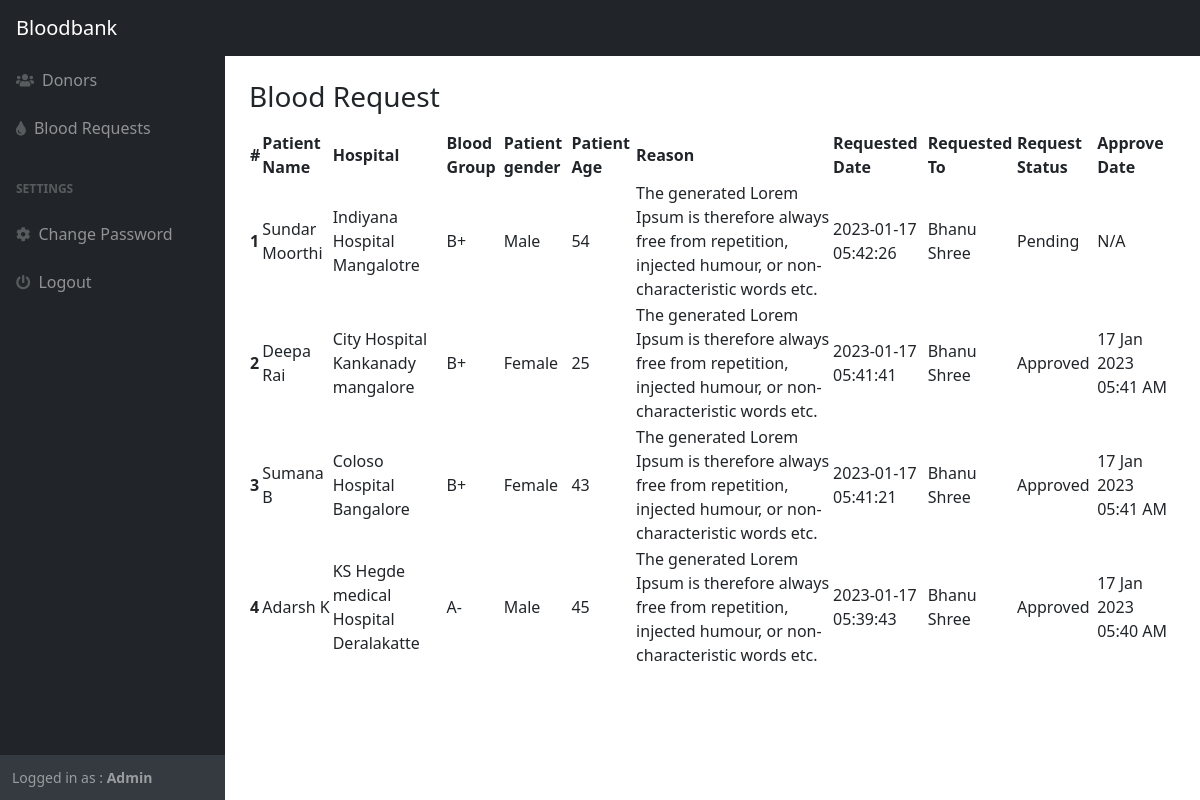
/admin/request.php (signed in), run on the app's committed database.
### tables this page shows
CREATE TABLE `blood_request` (
  `request_id` int(11) NOT NULL,
  `user_id` int(11) NOT NULL,
  `receiver_id` int(11) NOT NULL,
  `patient_name` varchar(50) NOT NULL,
  `hospital_name` varchar(50) NOT NULL,
  `blood_group` varchar(50) NOT NULL,
  `patient_gender` varchar(50) NOT NULL,
  `patient_age` smallint(6) NOT NULL,
  `request_reason` text NOT NULL,
  `request_status` tinyint(1) NOT NULL,
  `request_date_create` timestamp NOT NULL DEFAULT current_timestamp() ON UPDATE current_timestamp()
);

CREATE TABLE `user_master` (
  `user_id` int(11) NOT NULL,
  `user_name` varchar(50) NOT NULL,
  `user_email_id` varchar(75) NOT NULL,
  `user_city` varchar(50) NOT NULL,
  `user_gender` varchar(10) NOT NULL,
  `user_address` text NOT NULL,
  `user_status` tinyint(1) NOT NULL,
  `user_date_create` timestamp NOT NULL DEFAULT current_timestamp() ON UPDATE current_timestamp(),
  `user_blood_group` varchar(10) NOT NULL,
  `user_phone_number` varchar(10) NOT NULL,
  `user_age` smallint(6) NOT NULL
);

CREATE TABLE `approve_master` (
  `approve_id` int(11) NOT NULL,
  `user_id` int(11) NOT NULL,
  `request_id` int(11) NOT NULL,
  `approved_date` timestamp NOT NULL DEFAULT current_timestamp() ON UPDATE current_timestamp()
);

### admin/request.php (the view, shortened to what this page needs)
<?php
    require_once '../assets/config/connection.php';
    require_once './assets/pages/admin-link.php';
    require_once './assets/pages/admin-header.php';
?>
        <div id="layoutSidenav">
            <?php
                require_once './assets/pages/admin-sidebar.php';
            ?>
            <div id="layoutSidenav_content">
                <main>
                    <div class="container-fluid p-4">
                        <h3 class="mb-3">Blood Request</h1>
                        <table id="datatablesSimple">
                                    <thead>
                                        <tr>
                                            <th>#</th>
                                            <th>Patient Name</th>
                                            <th>Hospital</th>
                                            <th>Blood Group</th>
                                            <th>Patient gender</th>
                                            <th>Patient Age</th>
                                            <th>Reason</th>
                                            <th>Requested Date</th>
                                            <th>Requested To</th>
                                            <th>Request Status</th>
                                            <th>Approve Date</th>
                                        </tr>
                                    </thead>
                                    <tbody>
                                    <?php
                                        $res = mysqli_query($conn, "SELECT um.user_name, br.* FROM blood_request br, user_master um WHERE um.user_id = br.receiver_id ORDER BY br.request_id DESC");
                                        if (mysqli_num_rows($res) > 0) {
                                            $count = 1;
                                            while($row = mysqli_fetch_assoc($res)) {
                                                echo "<tr>";
                                                echo "<th>".$count."</th>";
                                                echo "<td>".$row['patient_name']."</td>";
                                                echo "<td>".$row['hospital_name']."</td>";
                                                echo "<td>".$row['blood_group']."</td>";
                                                echo "<td>".$row['patient_gender']."</td>";
                                                echo "<td>".$row['patient_age']."</td>";
                                                echo "<td>".$row['request_reason']."</td>";
                                                echo "<td>".$row['request_date_create']."</td>";
                                                echo "<td>".$row['user_name']."</td>";
                                                $resStatus = mysqli_query($conn, "SELECT approved_date FROM approve_master WHERE request_id = '$row[request_id]'");
                                                if(mysqli_num_rows($resStatus)>0){
                                                    $rowStatus = mysqli_fetch_assoc($resStatus);
                                                    echo "<td>Approved</td>";
                                                    echo "<td>".date_format(date_create($rowStatus['approved_date']), 'd M Y h:i A')."</td>";
                                                } else{
                                                    echo "<td>Pending</td>";
                                                    echo "<td>N/A</td>";
                                                }
                                                echo "</tr>";
                                                $count++;
                                            }
                                        }
                                    ?>
                                    </tbody>
                        </table>
                    </div>
                </main>
            </div>
        </div>
<?php
    require_once './assets/pages/admin-footer.php';
?>

### data on the page
blood_request: patient_name "Sundar Moorthi", hospital_name "Indiyana Hospital Mangalotre", blood_group "B+", patient_gender "Male", patient_age "54", request_reason "The generated Lorem Ipsum is therefore always free from repetition, injected humour, or non-characteristic words etc.", request_date_create "2023-01-17 05:42:26", user_master.user_name "Bhanu Shree", shows "Pending"
blood_request: patient_name "Deepa Rai", hospital_name "City Hospital Kankanady mangalore", blood_group "B+", patient_gender "Female", patient_age "25", request_reason "The generated Lorem Ipsum is therefore always free from repetition, injected humour, or non-characteristic words etc.", request_date_create "2023-01-17 05:41:41", user_master.user_name "Bhanu Shree", approve_master.approved_date "17 Jan 2023 05:41 AM"
blood_request: patient_name "Sumana B", hospital_name "Coloso Hospital Bangalore", blood_group "B+", patient_gender "Female", patient_age "43", request_reason "The generated Lorem Ipsum is therefore always free from repetition, injected humour, or non-characteristic words etc.", request_date_create "2023-01-17 05:41:21", user_master.user_name "Bhanu Shree", approve_master.approved_date "17 Jan 2023 05:41 AM"
blood_request: patient_name "Adarsh K", hospital_name "KS Hegde medical Hospital Deralakatte", blood_group "A-", patient_gender "Male", patient_age "45", request_reason "The generated Lorem Ipsum is therefore always free from repetition, injected humour, or non-characteristic words etc.", request_date_create "2023-01-17 05:39:43", user_master.user_name "Bhanu Shree", approve_master.approved_date "17 Jan 2023 05:40 AM"
